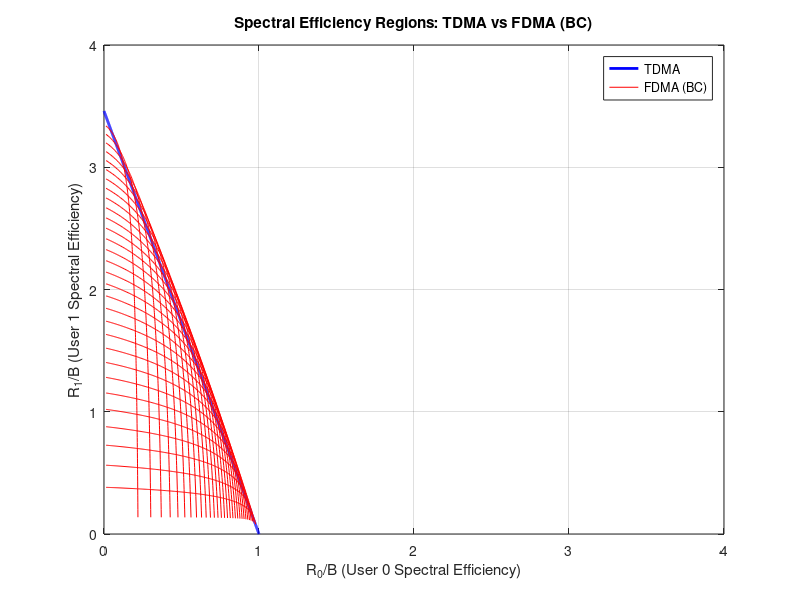

The MATLAB source for this figure:
clc; clear; close all;

% SNRs
snr0 = 10^(0/10);   % 0 dB
snr1 = 10^(10/10);  % 10 dB

% TDMA Region
tau = linspace(0, 1, 1000);
R0_tdma = tau * log2(1 + snr0);
R1_tdma = (1 - tau) * log2(1 + snr1);

% Prepare figure
figure;
plot(R0_tdma, R1_tdma, 'b-', 'LineWidth', 2); hold on;

% FDMA (BC): fix F0, vary E0/B
F0_vals = linspace(0.05, 0.95, 30);   % 적당한 샘플 수
E0_vals = linspace(0.01, 0.99, 200);  % 각 F0에 대해 정밀 sweep

for i = 1:length(F0_vals)
    F0 = F0_vals(i);
    F1 = 1 - F0;

    R0_line = zeros(1, length(E0_vals));
    R1_line = zeros(1, length(E0_vals));

    for j = 1:length(E0_vals)
        E0 = E0_vals(j);
        E1 = 1 - E0;

        % Spectral efficiencies per Eq (7.4)
        R0_line(j) = F0 * log2(1 + (E0 / F0) * snr0);
        R1_line(j) = F1 * log2(1 + (E1 / F1) * snr1);
    end

    % Draw smooth FDMA (BC) curve
    plot(R0_line, R1_line, 'r-', 'LineWidth', 0.5);
end

% Plot setup
xlabel('R_0/B (User 0 Spectral Efficiency)');
ylabel('R_1/B (User 1 Spectral Efficiency)');
title('Spectral Efficiency Regions: TDMA vs FDMA (BC)');
legend('TDMA', 'FDMA (BC)', 'Location', 'northeast');
xlim([0 4]);
ylim([0 4]);
grid on;

% Save
print(gcf, '6_4ce_a_BC_fdma', '-depsc2');  % For Overleaf
